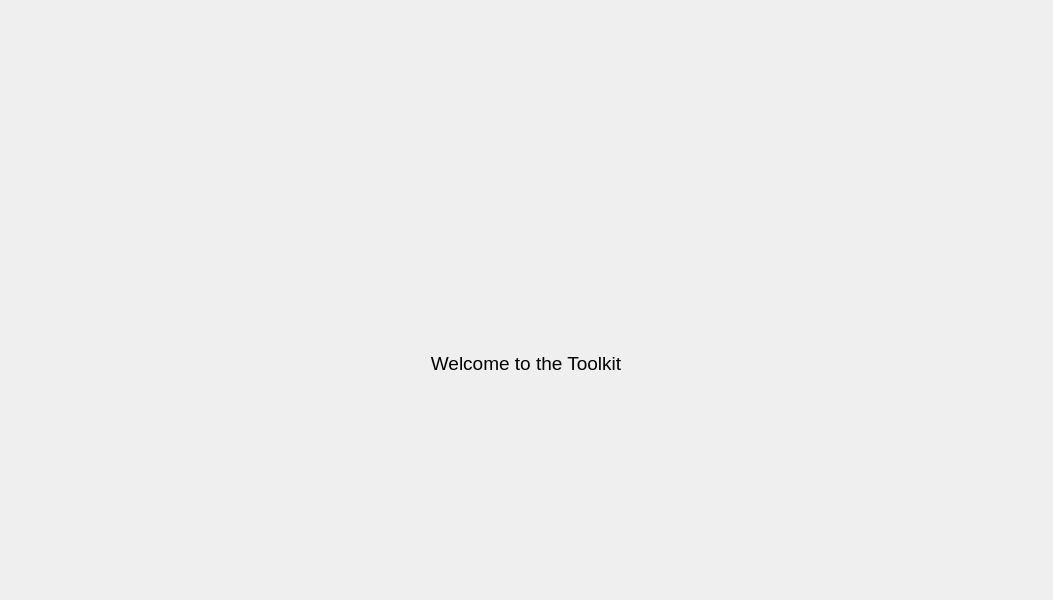
<?xml version="1.0" encoding="UTF-8"?>
<ui version="4.0">
 <class>MainPages</class>
 <widget class="QWidget" name="MainPages">
  <property name="geometry">
   <rect>
    <x>0</x>
    <y>0</y>
    <width>1053</width>
    <height>600</height>
   </rect>
  </property>
  <property name="windowTitle">
   <string>Form</string>
  </property>
  <layout class="QVBoxLayout" name="main_pages_layout">
   <property name="spacing">
    <number>0</number>
   </property>
   <property name="leftMargin">
    <number>5</number>
   </property>
   <property name="topMargin">
    <number>5</number>
   </property>
   <property name="rightMargin">
    <number>5</number>
   </property>
   <property name="bottomMargin">
    <number>5</number>
   </property>
   <item>
    <widget class="QStackedWidget" name="pages">
     <property name="currentIndex">
      <number>0</number>
     </property>
     <widget class="QWidget" name="home_page">
      <property name="styleSheet">
       <string notr="true">font-size: 14pt</string>
      </property>
      <layout class="QVBoxLayout" name="page_1_layout">
       <property name="spacing">
        <number>5</number>
       </property>
       <property name="leftMargin">
        <number>5</number>
       </property>
       <property name="topMargin">
        <number>5</number>
       </property>
       <property name="rightMargin">
        <number>5</number>
       </property>
       <property name="bottomMargin">
        <number>5</number>
       </property>
       <item alignment="Qt::AlignHCenter">
        <widget class="QFrame" name="welcome_base">
         <property name="minimumSize">
          <size>
           <width>300</width>
           <height>150</height>
          </size>
         </property>
         <property name="maximumSize">
          <size>
           <width>300</width>
           <height>150</height>
          </size>
         </property>
         <property name="frameShape">
          <enum>QFrame::NoFrame</enum>
         </property>
         <property name="frameShadow">
          <enum>QFrame::Raised</enum>
         </property>
         <layout class="QVBoxLayout" name="center_page_layout">
          <property name="spacing">
           <number>10</number>
          </property>
          <property name="leftMargin">
           <number>0</number>
          </property>
          <property name="topMargin">
           <number>0</number>
          </property>
          <property name="rightMargin">
           <number>0</number>
          </property>
          <property name="bottomMargin">
           <number>0</number>
          </property>
          <item>
           <widget class="QFrame" name="logo">
            <property name="minimumSize">
             <size>
              <width>300</width>
              <height>120</height>
             </size>
            </property>
            <property name="maximumSize">
             <size>
              <width>300</width>
              <height>120</height>
             </size>
            </property>
            <property name="frameShape">
             <enum>QFrame::NoFrame</enum>
            </property>
            <property name="frameShadow">
             <enum>QFrame::Raised</enum>
            </property>
            <layout class="QVBoxLayout" name="logo_layout">
             <property name="spacing">
              <number>0</number>
             </property>
             <property name="leftMargin">
              <number>0</number>
             </property>
             <property name="topMargin">
              <number>0</number>
             </property>
             <property name="rightMargin">
              <number>0</number>
             </property>
             <property name="bottomMargin">
              <number>0</number>
             </property>
            </layout>
           </widget>
          </item>
          <item>
           <widget class="QLabel" name="label">
            <property name="text">
             <string>Welcome to the Toolkit</string>
            </property>
            <property name="alignment">
             <set>Qt::AlignCenter</set>
            </property>
           </widget>
          </item>
         </layout>
        </widget>
       </item>
      </layout>
     </widget>
     <widget class="QWidget" name="empty_page">
      <property name="styleSheet">
       <string notr="true">QFrame {
	font-size: 16pt;
}</string>
      </property>
      <layout class="QVBoxLayout" name="modeler_page_layout">
       <item>
        <layout class="QVBoxLayout" name="modeler_window_layout">
         <property name="spacing">
          <number>0</number>
         </property>
        </layout>
       </item>
      </layout>
     </widget>
    </widget>
   </item>
  </layout>
 </widget>
 <resources/>
 <connections/>
</ui>
